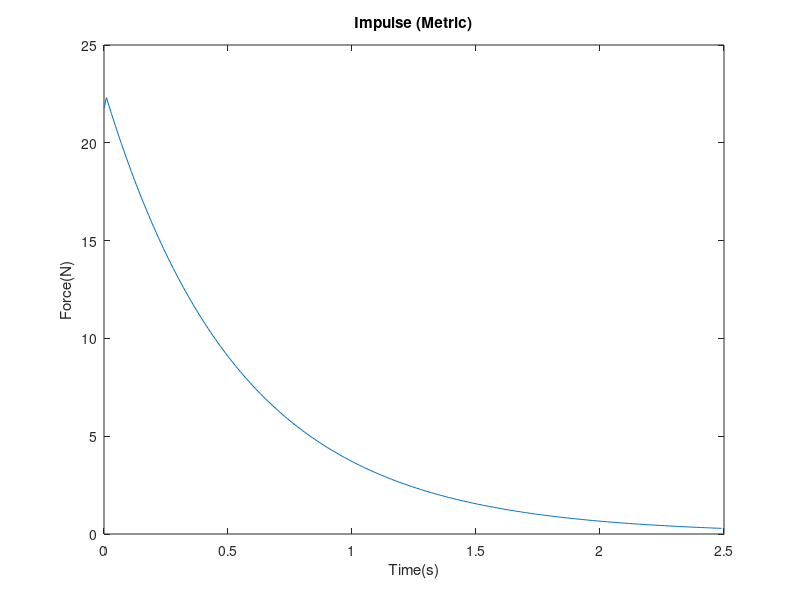
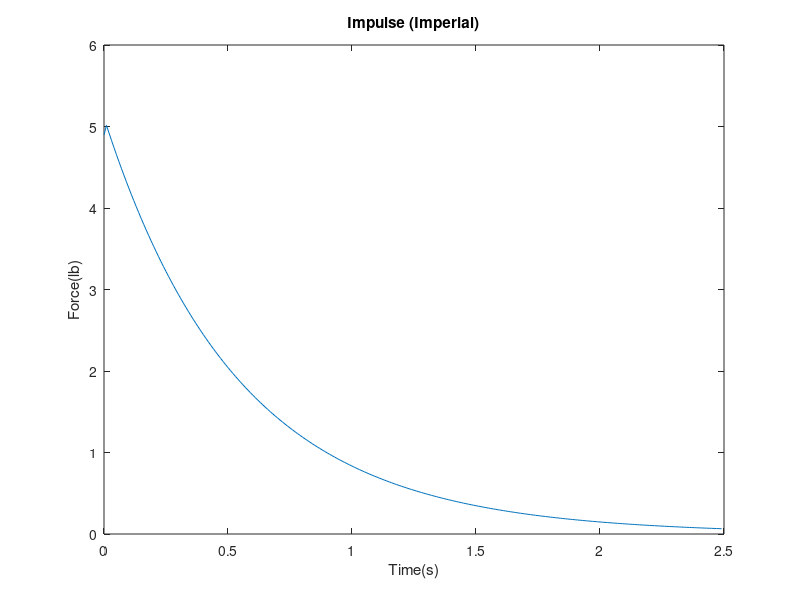

Recreate these plots in MATLAB, in order.
%% Rocket Calc Stuff

clear; clc; close all;


%% Inputs

h = 7.4;
Dc = 3.5;
V = 1.6387*10^(-5)*h*pi*(Dc/2)^2;
d = 0.1;
D = .0254*d;
Pt = 3.447*10^6;
gamma = 1.289;
R = 287.05;
Tt = 300;

rho = 40.84; %estimated
mi = 40.84*V;


%% Preparation Calculations

A = pi*D^2*0.25;

mdoti= ((A*Pt)/(sqrt(Tt)))*(sqrt(gamma/R))*((gamma+1)/2)^(-1*((gamma+1)/(2*(gamma-1))));

F = 550*mdoti;


%% For loop

Time = 2.5;
dt = 0.01;
steps = Time/dt;
time = 0:dt:Time-dt;


mdot = zeros(1,steps);
P = zeros(1,steps);
P(1) = Pt;
T = zeros(1,steps);
T(1) = Tt;
m = zeros(1,steps);
m(1) = mi;
f = zeros(1,steps);
f(1) = F;
v = 550;


for i = 1:steps
    mdot(i) = ((A*P(i))/(sqrt(T(i))))*(sqrt(gamma/R))*((gamma+1)/2)^(-1*((gamma+1)/(2*(gamma-1))));
    m(i+1) = m(i)-mdot(i)*dt;
    P(i+1) = (R*T(i)*m(i+1))/(V);
    T(i+1) = 0.999*T(i);
    f(i) = mdot(i)*v*(P(i)/P(1));
end


%% Plots 

figure
plot(time,f);
xlabel('Time(s)');
ylabel('Force(N)');
title('Impulse (Metric)');

figure
plot(time,f*0.2248);
xlabel('Time(s)');
ylabel('Force(lb)');
title('Impulse (Imperial)');


